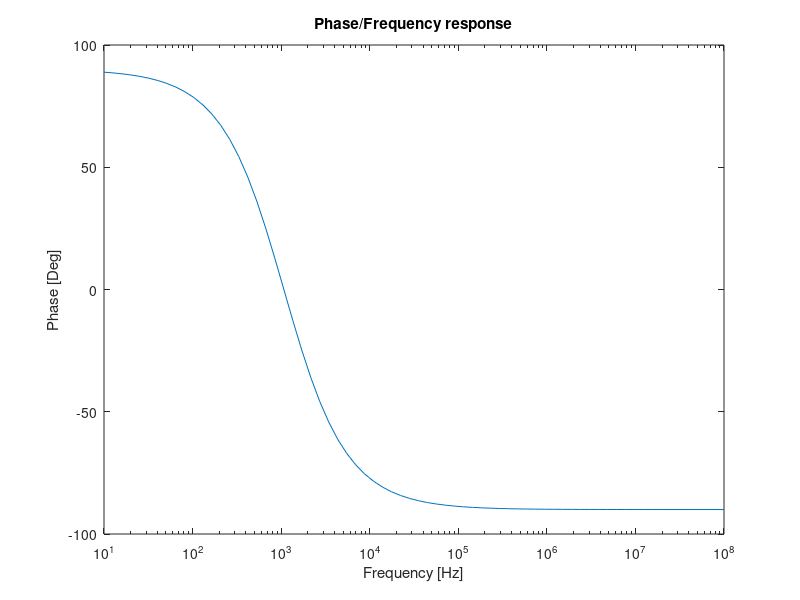
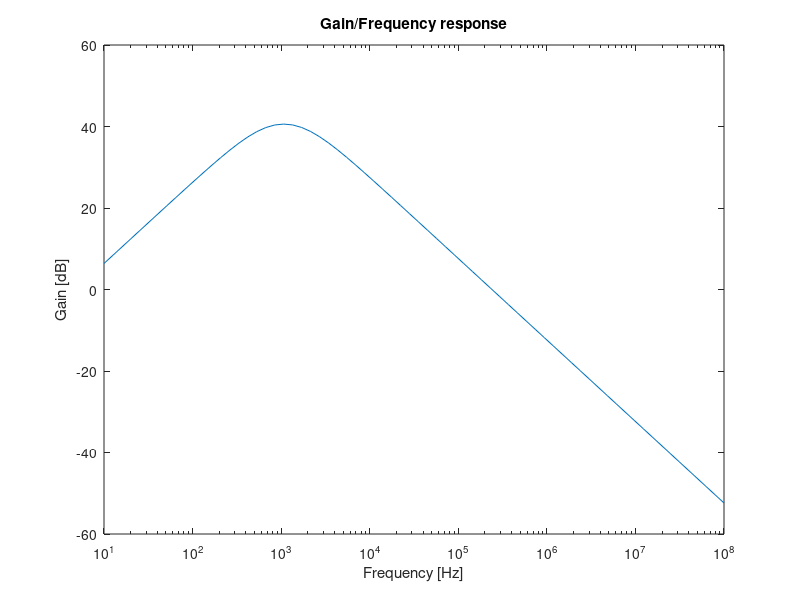

The MATLAB script that drew these images, in order:
%Lab5                                                  Academic Year 2020/2021
%                                                            TCFE
%Authors:
%Joana Matos, 95799
%Ricardo Abreu, 95842
%Vasco Emídio, 95856
%MEAer
close all 
clear all

format long;

%-----Data-----
C1=220e-9;
C2a=220e-9;
C2b=220e-9;
R1a=1e3;
R1b=10e3;
R2=1e3;
R3a=100e3;
R3b=100e3;
R3c=100e3;
R4a=1e3;
R4b=10e3;
%------------
%--Replace R_a and R_b by an equivalent R_---
C2=(C2a*C2b)/(C2a+C2b);
R1=(R1a*R1b)/(R1a+R1b);
R3=R3a+(R3b*R3c)/(R3b+R3c);
R4=(R4a*R4b)/(R4a+R4b);
%R4=R4a

 printf("Data_TAB \n");
 printf("$R_{1a}$ = %e Ohm \n", R1a);
 printf("$R_{1b}$ = %e Ohm \n", R1b);
 printf("$R_{1}$ = %e Ohm\n", R1);
 printf("$R_{2}$ = %e Ohm \n", R2);
 printf("$R_{3a}$ = %e Ohm \n", R3a);
 printf("$R_{3b}$ = %e Ohm \n", R3b);
 printf("$R_{3c}$ = %e Ohm \n", R3c);
 printf("$R_{3}$ = %e Ohm \n", R3);
 printf("$R_{4a}$ = %e Ohm \n", R4a);
 printf("$R_{4b}$ = %e Ohm \n", R4b);
 printf("$R_{4}$ = %e Ohm \n", R4);
 printf("$C_{1}$ = %e F \n", C1);
 printf("$C_{2a}$ = %e Ohm \n", C2a);
 printf("$C_{2b}$ = %e Ohm \n", C2b);
 printf("$C_{2}$ = %e F \n", C2);
 printf("Data_END \n \n");
%------------------------------------------

%----1. Gain, Zi, Zout---------------------
fo=1e3;
woo=2*pi*fo;
wL = 1/(R1*C1);
wH = 1/(R2*C2);
wO = sqrt(wL*wH);
ZC1=1/(j*C1*wO);
ZC2=1/(j*C2*wO);

AVHP1=(R1*C1*j*wO/(1+R1*C1*j*wO));
AVOP1=(1+R3/R4);
AVLP1=(1/(1+R2*C2*j*wO));
T_1=AVHP1*AVOP1*AVLP1;
%dB
T_h1dB=20*log10(abs(AVHP1));
T_op1dB=20*log10(abs(AVOP1));
T_l1dB=20*log10(abs(AVLP1));
T_1dB=20*log10(abs(T_1));

wCdB=wO/(2*pi);

AVHP0=(R1*C1*j*woo/(1+R1*C1*j*woo));
AVOP0=(1+R3/R4);
AVLP0=(1/(1+R2*C2*j*woo));
T_fo=AVHP0*AVOP0*AVLP0;
%dB
T_h0dB=20*log10(abs(AVHP0));
T_op0dB=20*log10(abs(AVOP0));
T_l0dB=20*log10(abs(AVLP0));
T_fodB=20*log10(abs(T_fo));


Zin=R1+ZC1
Zout=R2*ZC2/(R2+ZC2)
Zinmod=sqrt(real(Zin)^2+imag(Zin)^2)
Zoutmod=sqrt(real(Zout)^2+imag(Zout)^2)

 printf("Freq_TAB \n");
 printf("$w_{L}$ = %e rad/s \n", wL);
 printf("$w_{H}$ = %e rad/s \n", wH);
 printf("$w_{O}$ = %e rad/s \n", wO);
 printf("$f_{O}$ = %e Hz \n", wCdB);
 printf("Freq_END \n \n");
 
 printf("Results1_TAB \n");
 printf("$Z_{in}$ = %e + j%e Ohm \n", real(Zin), imag(Zin));
 printf("$Z_{out}$ = %e + j%eOhm \n", real(Zout), imag(Zout));
 printf("$|Z_{in}|$ = %e Ohm \n", Zinmod);
 printf("$|Z_{out}|$ = %e Ohm \n", Zoutmod);
 printf("Results1_END \n \n");
 
 printf("Results2_TAB \n");
 printf("$AV_{HP}$ = %e dB \n",T_h1dB);
 printf("$AV_{OPAMP}$ = %e dB \n",T_op1dB);
 printf("$AV_{LP}$ = %e dB \n",T_l1dB);
 printf("$AV$ = %e dB \n",T_1dB);
 printf("Results2_END \n \n");

 printf("Results3_TAB \n");
 printf("$AV_{HP}$ = %e dB \n",T_h0dB);
 printf("$AV_{OPAMP}$ = %e dB \n",T_op0dB);
 printf("$AV_{LP}$ = %e dB \n",T_l0dB);
 printf("$AV$ = %e dB \n",T_fodB);
 printf("Results3_END \n \n");
 
%----2.--------------------------------------
f=logspace(1,8,70);
s=j*2*pi*f;
for n=1:length(s)
	T(n)=(R1*C1*s(n))./(1+R1*C1*s(n)).*(1+R3/R4).*(1/(1+R2*C2*s(n)));
	T_dB(n)=20*log10(abs(T(n)));
endfor

figure1=figure();
semilogx(f,180*arg(T)/pi);
xlabel("Frequency [Hz]");
ylabel("Phase [Deg]");
title("Phase/Frequency response");
print(figure1,"phase_response.eps","-depsc");
figure2=figure();
semilogx(f,T_dB);
xlabel("Frequency [Hz]");
ylabel("Gain [dB]");
title("Gain/Frequency response");
print(figure2,"gain_response.eps","-depsc");

%--------------------------------------------